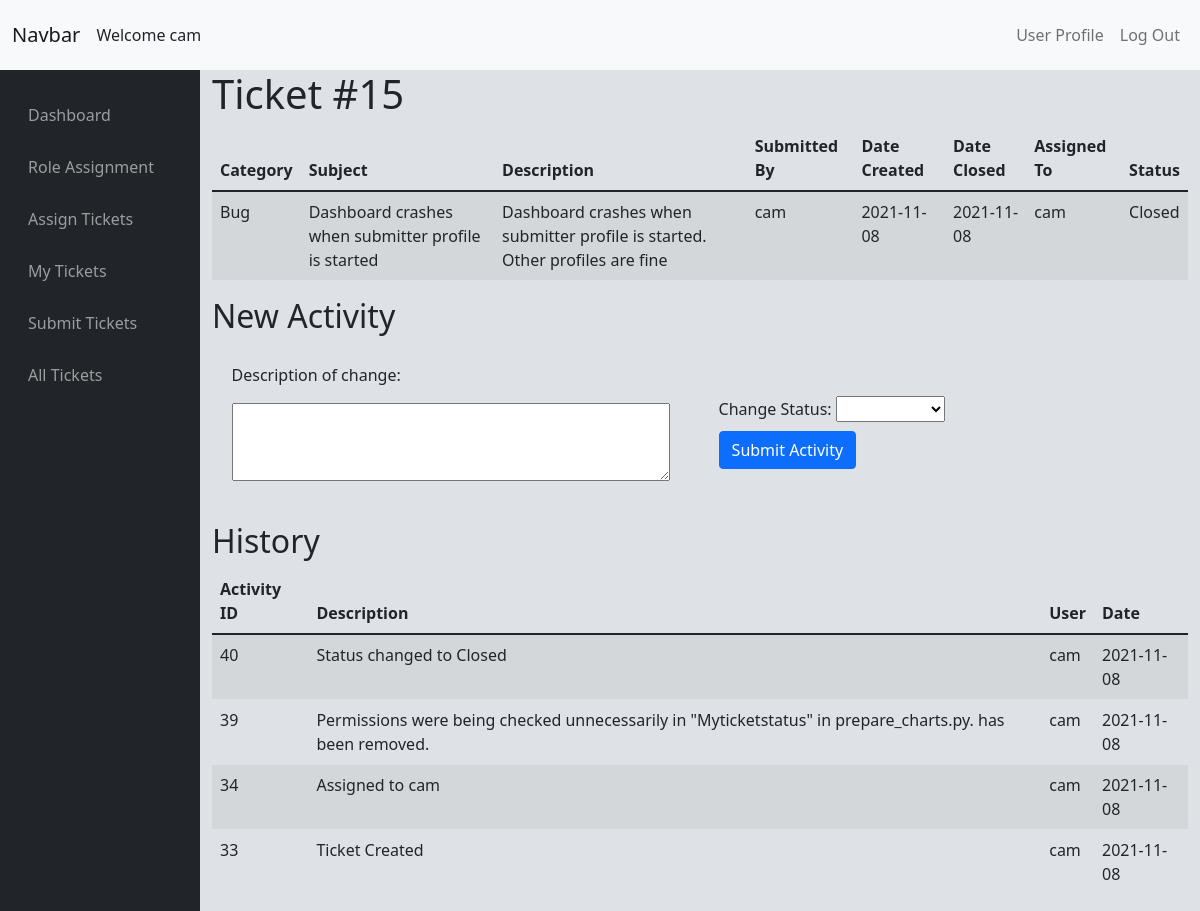
The app's page /issue/mytickets?id=15 (signed in) with its own data.
### tables this page shows
CREATE TABLE "Issues" (
	"issue_id"	INTEGER UNIQUE,
	"issue_category"	TEXT,
	"issue_subject"	TEXT,
	"issue_description"	BLOB,
	"submitter_id"	TEXT,
	"user_assigned_to"	TEXT,
	"date_created"	DATE,
	"issue_status"	TEXT,
	"date_closed"	DATE,
	PRIMARY KEY("issue_id" AUTOINCREMENT)
);

CREATE TABLE "Activity" (
	"activity_id"	INTEGER,
	"issue_id"	INTEGER NOT NULL,
	"activity_description"	TEXT NOT NULL,
	"user_id"	TEXT NOT NULL,
	"activity_date"	INTEGER,
	FOREIGN KEY("user_id") REFERENCES "Users"("Username"),
	PRIMARY KEY("activity_id" AUTOINCREMENT)
);

### issueTrackerViews.py (the view, shortened to what this page needs)
@issueTrack.route('/mytickets', methods=['GET', 'POST'])
@login_required
def mytickets():
    if not request.args.get('id'):
        closed_tickets = return_query("SELECT * FROM Issues WHERE user_assigned_to = ? AND issue_status = 'Closed'", (session['user_id'],))
        if check_permission('CanAssignTickets'):
            open_tickets = return_query("SELECT * FROM Issues WHERE (user_assigned_to = ? OR issue_status = 'unassigned') AND NOT issue_status = 'Closed'", (session['user_id'],))
        else:
            open_tickets = return_query("SELECT * FROM Issues WHERE user_assigned_to = ? AND NOT issue_status = 'Closed'", (session['user_id'],))
        return render_template('mytickets.html', open_tickets=open_tickets, closed_tickets=closed_tickets)
    else:
        if request.method == "GET":
            ticketData = return_query("SELECT * FROM Issues WHERE issue_id = ?", (request.args.get('id'),))
            activityData = return_query("SELECT * FROM Activity WHERE issue_id = ?", (request.args.get('id'),))
            activityData.reverse()
            statusOptions = return_query("SELECT * FROM Status")
            print(ticketData)
            if ticketData[0]['user_assigned_to'] == session["user_id"]:
                canUpdate = 1
            else:
                canUpdate = 0
            return render_template('ticketupdate.html', canUpdate=canUpdate, activityData=activityData, ticketData=ticketData[0],
                                   statusOptions=statusOptions)

### SQLhelpers.py (called while the page is built)
def SQL_connect():
    connection = sqlite3.connect(db)
    connection.row_factory = dict_factory
    return connection

def dict_factory(cursor, row):
    d = {}
    for idx, col in enumerate(cursor.description):
        d[col[0]] = row[idx]
    return d

def return_query(query, options=[]):
    connection = SQL_connect()
    cursor = connection.cursor()
    try:
        if len(options) == 0:
            result = cursor.execute(query)
        else:
            result = cursor.execute(query, options)
        result = result.fetchall()
        return result
    except Exception as err:
        print(f"Error: '{err}'")
    cursor.close()
    connection.close()

### app.py (called while the page is built)
@app.after_request
def after_request(response):
    response.headers["Cache-Control"] = "no-cache, no-store, must-revalidate"
    response.headers["Expires"] = 0
    response.headers["Pragma"] = "no-cache"
    return response

### helpers.py (called while the page is built)
def login_required(f):
    @wraps(f)
    def decorated_function(*args, **kwargs):
        if session.get("user_id") is None:
            return redirect(url_for(".login"))
        return f(*args, **kwargs)
    return decorated_function

### templates/ticketupdate.html (shortened to what this page needs)
{% extends "layout.html" %}
{% block main %}
<div>
    <div class='justify-content-center align-items-center'>
        <p class='h1' id="ticketHeading">Ticket #{{ticketData.issue_id}}</p>
    </div>
    <div>
        <table class="table table-striped table-hover">
        <thead>
            <tr>
                <th>Category</th>
                <th>Subject</th>
                <th>Description</th>
                <th>Submitted By</th>
                <th>Date Created</th>
                <th>Date Closed</th>
                <th>Assigned To</th>
                <th>Status</th>
            </tr>
        </thead>
        <tbody>
            <tr id="ticket_{{ticketData.id}}">
                <td>{{ ticketData.issue_category }}</td>
                <td>{{ ticketData.issue_subject }}</td>
                <td>{{ ticketData.issue_description }}</td>
                <td>{{ ticketData.submitter_id }}</td>
                <td>{{ ticketData.date_created }}</td>
                <td>{{ ticketData.date_closed }}</td>
                <td>{{ ticketData.user_assigned_to }}</td>
                <td>{{ ticketData.issue_status }}</td>
            </tr>
        </tbody>
        </table>
    </div>
    {% if canUpdate %}
    <div>
        <h2>New Activity</h2>
        <form class="chart-flex-container" method='post'>
            <div class="form-group">
                <p>Description of change: </p>
                <p><textarea name="description" rows="3"></textarea></p>
            </div>
            <div class="form-group">
                <div>
                Change Status: <select id="status" name="status">
                  <option value="" selected></option>
                    {% for i in statusOptions %}
                  <option value="{{i.Type}}">{{i.Type}}</option>
                    {% endfor %}
                </select>
                </div>
                <div>
                <button class="btn btn-primary" type="submit">Submit Activity</button>
                </div>
            </div>
        </form>
    </div>
    {% endif %}
    <div>
        <h2>History</h2>
            <table class="table table-striped table-hover" id='table1'>
        <thead>
            <tr>
                <th onclick="sortTable(0)">Activity ID</th>
                <th onclick='sortTable(1)'>Description</th>
                <th onclick='sortTable(2)'>User</th>
                <th onclick='sortTable(3)'>Date</th>
            </tr>
        </thead>
        <tbody>
            {% for i in activityData %}
            <tr id="ticket_{{i.id}}">
                <td>{{ i.activity_id }}</td>
                <td>{{ i.activity_description }}</td>
                <td>{{ i.user_id }}</td>
                <td>{{ i.activity_date }}</td>
            </tr>
            {% endfor %}
        </tbody>
    </table>
    </div>
</div>
{% endblock %}

### static/styles.css (style rules this page uses)
:root { --topNavHeight: 70px }
form div { margin: 2%; }
.form-group { flex-grow:1; }
.chart-flex-container { display: flex; flex-direction: row; flex-wrap: wrap; align-items: center; justify-content: center; flex: 1; height: 100%; flex-grow:1; }
textarea { width:100%; }

### records on screen
Issues: issue_id "15", issue_category "Bug", issue_subject "Dashboard crashes when submitter profile is started", issue_description "Dashboard crashes when submitter profile is started. Other profiles are fine", submitter_id "cam", date_created "2021-11-08", date_closed "2021-11-08", user_assigned_to "cam", issue_status "Closed"
Activity: activity_id "40", activity_description "Status changed to Closed", user_id "cam", activity_date "2021-11-08"
Activity: activity_id "39", activity_description "Permissions were being checked unnecessarily in \"Myticketstatus\" in prepare_charts.py. has been removed.", user_id "cam", activity_date "2021-11-08"
Activity: activity_id "34", activity_description "Assigned to cam", user_id "cam", activity_date "2021-11-08"
Activity: activity_id "33", activity_description "Ticket Created", user_id "cam", activity_date "2021-11-08"

### other values on screen
{{ session.user_id }} "cam"
